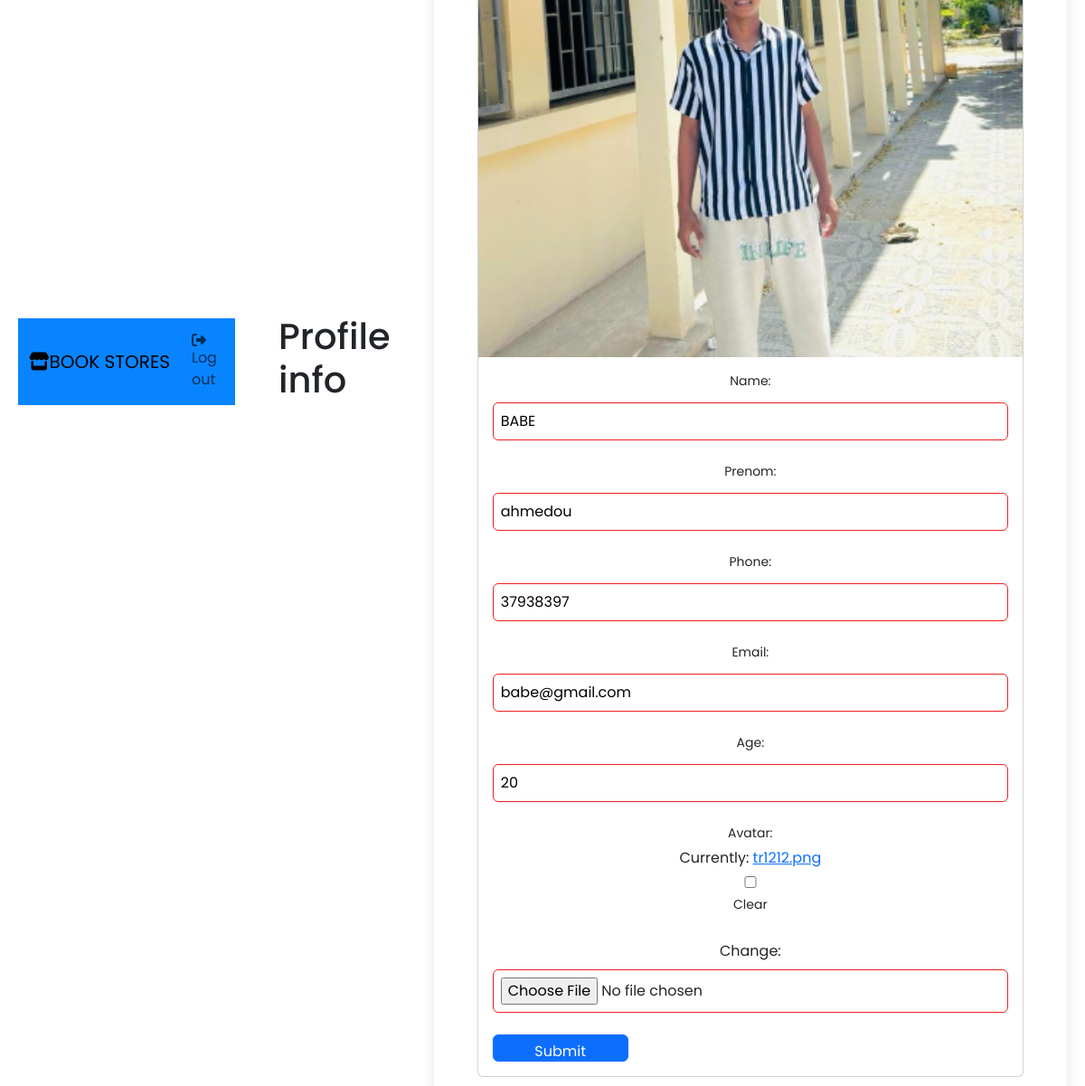
The page /prodile/ (signed in) on the database its author committed.
### bookstore/models.py (models this page shows, shortened)
class Customer(models.Model):
    user = models.OneToOneField(User, null=True, on_delete=models.CASCADE)
    name = models.CharField(max_length=190, null=True)
    prenom = models.CharField(max_length=190, null=True)
    phone = models.CharField(max_length=190, null=True)
    email = models.CharField(max_length=190, null=True)
    age = models.CharField(max_length=190, null=True)
    avatar = models.ImageField(blank=190, null=True ,default="profile.jpg")
    date_created = models.DateTimeField(auto_now_add=True, null=True)

### bookstore/views.py (the view)
# urls.py: path('prodile/' ,views.profileInfo ,name= "profile_info"),
@login_required(login_url='login')
def profileInfo(request):
    customer = request.user.customer
    form = customerForm(instance=customer)
    if request.method == "POST":
         form = customerForm(request.POST , request.FILES, instance=customer)
         if form.is_valid():
             form.save()
    context = {'form': form,
                }
    return render(request,'bookstore/profile_info.html',context)

### bookstore/forms.py
class customerForm(ModelForm):
    class Meta:
        model = Customer
        exclude = ['user']

### bookstore/templates/bookstore/profile_info.html (shortened to what this page needs)
{% extends "bookstore/main.html" %}
{% block content %}
<h1 class="p-5">Profile info</h1>
<div class="container p-5" >
  <div class="card mb-3">
    <img src="{{request.user.customer.avatar.url}}" class="card-img-top" alt="..."  >
    <div class="card-body">
      <form method="POST" action="" enctype="multipart/form-data">
          <div class="mb-3">
              {{form.as_p}}
          </div>
          <button type="submit" class="btn btn-primary">Submit</button>
        </form>
  </div>
  </div>
</div>
{% endblock %}

### static/CSSv/style.css (style rules this page uses)
* { margin: 0; padding: 0; box-sizing: border-box; }
body { font-family: Arial, sans-serif; background-color: #f4f4f4; display: flex; justify-content: center; align-items: center; height: 100vh; padding: 20px; }
.container { width: 100%; max-width: 500px; background-color: #fff; padding: 20px; border-radius: 10px; box-shadow: 0 5px 15px rgba(0, 0, 0, 0.1); }
label { font-size: 14px; margin-bottom: 5px; display: block; }
input { width: 100%; padding: 12px; font-size: 16px; border: 1px solid #ccc; border-radius: 5px; }
button { width: 100%; padding: 12px; background-color: #007BFF; color: #fff; border: none; border-radius: 5px; font-size: 16px; cursor: pointer; }
p { text-align: center; margin-top: 10px; }
a { color: #007BFF; text-decoration: none; }

### static/CSSv/styledash.css (style rules this page uses)
* { margin: 0; padding: 0; box-sizing: border-box; font-family: "Poppins", sans-serif; }
input, textarea, select { margin-bottom: 10px; box-sizing: border-box; width: 100%; margin: 8px 0px; padding: 8px; border-radius: 6px; border: 1px solid #ee1f1f; }
button { background-color: #2697ff; color: #ccc; width: 150px; height: 30px; border: 1px solid #ccc; border-radius: 6px; font-size: 14px; }
label { display: block; }
form { width: 100%; }

### rows shown on the page
Customer: name "BABE", prenom "ahmedou", phone "37938397", email "babe@gmail.com", age "20"
